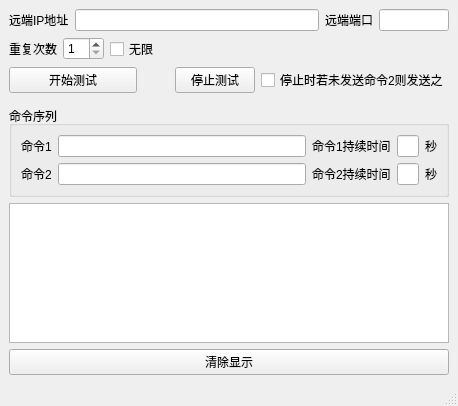
<?xml version="1.0" encoding="UTF-8"?>
<ui version="4.0">
 <class>MainWindow</class>
 <widget class="QMainWindow" name="MainWindow">
  <property name="geometry">
   <rect>
    <x>0</x>
    <y>0</y>
    <width>458</width>
    <height>406</height>
   </rect>
  </property>
  <property name="sizePolicy">
   <sizepolicy hsizetype="MinimumExpanding" vsizetype="Preferred">
    <horstretch>0</horstretch>
    <verstretch>0</verstretch>
   </sizepolicy>
  </property>
  <property name="minimumSize">
   <size>
    <width>0</width>
    <height>0</height>
   </size>
  </property>
  <property name="windowTitle">
   <string>MainWindow</string>
  </property>
  <widget class="QWidget" name="centralwidget">
   <property name="sizePolicy">
    <sizepolicy hsizetype="Preferred" vsizetype="Preferred">
     <horstretch>0</horstretch>
     <verstretch>0</verstretch>
    </sizepolicy>
   </property>
   <layout class="QVBoxLayout" name="verticalLayout_2">
    <item>
     <layout class="QHBoxLayout" name="horizontalLayout_8" stretch="5,2">
      <item>
       <layout class="QHBoxLayout" name="horizontalLayout">
        <item>
         <widget class="QLabel" name="rmtIPLbl">
          <property name="text">
           <string>远端IP地址</string>
          </property>
         </widget>
        </item>
        <item>
         <widget class="QLineEdit" name="rmtIPLEdit"/>
        </item>
       </layout>
      </item>
      <item>
       <layout class="QHBoxLayout" name="horizontalLayout_2">
        <item>
         <widget class="QLabel" name="rmtPortLbl">
          <property name="text">
           <string>远端端口</string>
          </property>
         </widget>
        </item>
        <item>
         <widget class="QLineEdit" name="rmtPortLEdit"/>
        </item>
       </layout>
      </item>
     </layout>
    </item>
    <item>
     <layout class="QHBoxLayout" name="horizontalLayout_9">
      <item>
       <layout class="QHBoxLayout" name="horizontalLayout_3">
        <item>
         <widget class="QLabel" name="repeatCntLbl">
          <property name="text">
           <string>重复次数</string>
          </property>
         </widget>
        </item>
        <item>
         <widget class="QSpinBox" name="repeatCntSpinbox">
          <property name="minimum">
           <number>1</number>
          </property>
         </widget>
        </item>
       </layout>
      </item>
      <item>
       <widget class="QCheckBox" name="repeatInfiChkbox">
        <property name="text">
         <string>无限</string>
        </property>
       </widget>
      </item>
      <item>
       <spacer name="horizontalSpacer_2">
        <property name="orientation">
         <enum>Qt::Horizontal</enum>
        </property>
        <property name="sizeHint" stdset="0">
         <size>
          <width>40</width>
          <height>20</height>
         </size>
        </property>
       </spacer>
      </item>
     </layout>
    </item>
    <item>
     <layout class="QHBoxLayout" name="horizontalLayout_10" stretch="4,1,2,0">
      <item>
       <widget class="QPushButton" name="startTestPBtn">
        <property name="text">
         <string>开始测试</string>
        </property>
       </widget>
      </item>
      <item>
       <spacer name="horizontalSpacer">
        <property name="orientation">
         <enum>Qt::Horizontal</enum>
        </property>
        <property name="sizeHint" stdset="0">
         <size>
          <width>40</width>
          <height>20</height>
         </size>
        </property>
       </spacer>
      </item>
      <item>
       <widget class="QPushButton" name="stopTestPBtn">
        <property name="text">
         <string>停止测试</string>
        </property>
       </widget>
      </item>
      <item>
       <widget class="QCheckBox" name="completeCmdCycleChkbox">
        <property name="text">
         <string>停止时若未发送命令2则发送之</string>
        </property>
       </widget>
      </item>
     </layout>
    </item>
    <item>
     <spacer name="verticalSpacer">
      <property name="orientation">
       <enum>Qt::Vertical</enum>
      </property>
      <property name="sizeHint" stdset="0">
       <size>
        <width>20</width>
        <height>60</height>
       </size>
      </property>
     </spacer>
    </item>
    <item>
     <widget class="QGroupBox" name="groupBox">
      <property name="title">
       <string>命令序列</string>
      </property>
      <layout class="QVBoxLayout" name="verticalLayout">
       <item>
        <layout class="QHBoxLayout" name="horizontalLayout_11" stretch="5,2">
         <item>
          <layout class="QHBoxLayout" name="horizontalLayout_4">
           <item>
            <widget class="QLabel" name="cmd1Lbl">
             <property name="text">
              <string>命令1</string>
             </property>
            </widget>
           </item>
           <item>
            <widget class="QLineEdit" name="cmd1ContentLEdit">
             <property name="readOnly">
              <bool>true</bool>
             </property>
            </widget>
           </item>
          </layout>
         </item>
         <item>
          <layout class="QHBoxLayout" name="horizontalLayout_6">
           <item>
            <widget class="QLabel" name="cmd1DuraLbl">
             <property name="text">
              <string>命令1持续时间</string>
             </property>
            </widget>
           </item>
           <item>
            <widget class="QLineEdit" name="cmd1DuraLEdit"/>
           </item>
           <item>
            <widget class="QLabel" name="label_8">
             <property name="text">
              <string>秒</string>
             </property>
            </widget>
           </item>
          </layout>
         </item>
        </layout>
       </item>
       <item>
        <layout class="QHBoxLayout" name="horizontalLayout_12" stretch="5,2">
         <item>
          <layout class="QHBoxLayout" name="horizontalLayout_5">
           <item>
            <widget class="QLabel" name="cmd2Lbl">
             <property name="text">
              <string>命令2</string>
             </property>
            </widget>
           </item>
           <item>
            <widget class="QLineEdit" name="cmd2ContentLEdit">
             <property name="readOnly">
              <bool>true</bool>
             </property>
            </widget>
           </item>
          </layout>
         </item>
         <item>
          <layout class="QHBoxLayout" name="horizontalLayout_7">
           <item>
            <widget class="QLabel" name="cmd2DuraLbl">
             <property name="text">
              <string>命令2持续时间</string>
             </property>
            </widget>
           </item>
           <item>
            <widget class="QLineEdit" name="cmd2DuraLEdit">
             <property name="readOnly">
              <bool>false</bool>
             </property>
            </widget>
           </item>
           <item>
            <widget class="QLabel" name="label_9">
             <property name="text">
              <string>秒</string>
             </property>
            </widget>
           </item>
          </layout>
         </item>
        </layout>
       </item>
      </layout>
     </widget>
    </item>
    <item>
     <widget class="QTextEdit" name="infoDispEdit">
      <property name="readOnly">
       <bool>true</bool>
      </property>
     </widget>
    </item>
    <item>
     <widget class="QPushButton" name="clrDispPBtn">
      <property name="text">
       <string>清除显示</string>
      </property>
     </widget>
    </item>
   </layout>
  </widget>
  <widget class="QMenuBar" name="menubar">
   <property name="geometry">
    <rect>
     <x>0</x>
     <y>0</y>
     <width>458</width>
     <height>21</height>
    </rect>
   </property>
  </widget>
  <widget class="QStatusBar" name="statusbar"/>
 </widget>
 <resources/>
 <connections/>
</ui>
